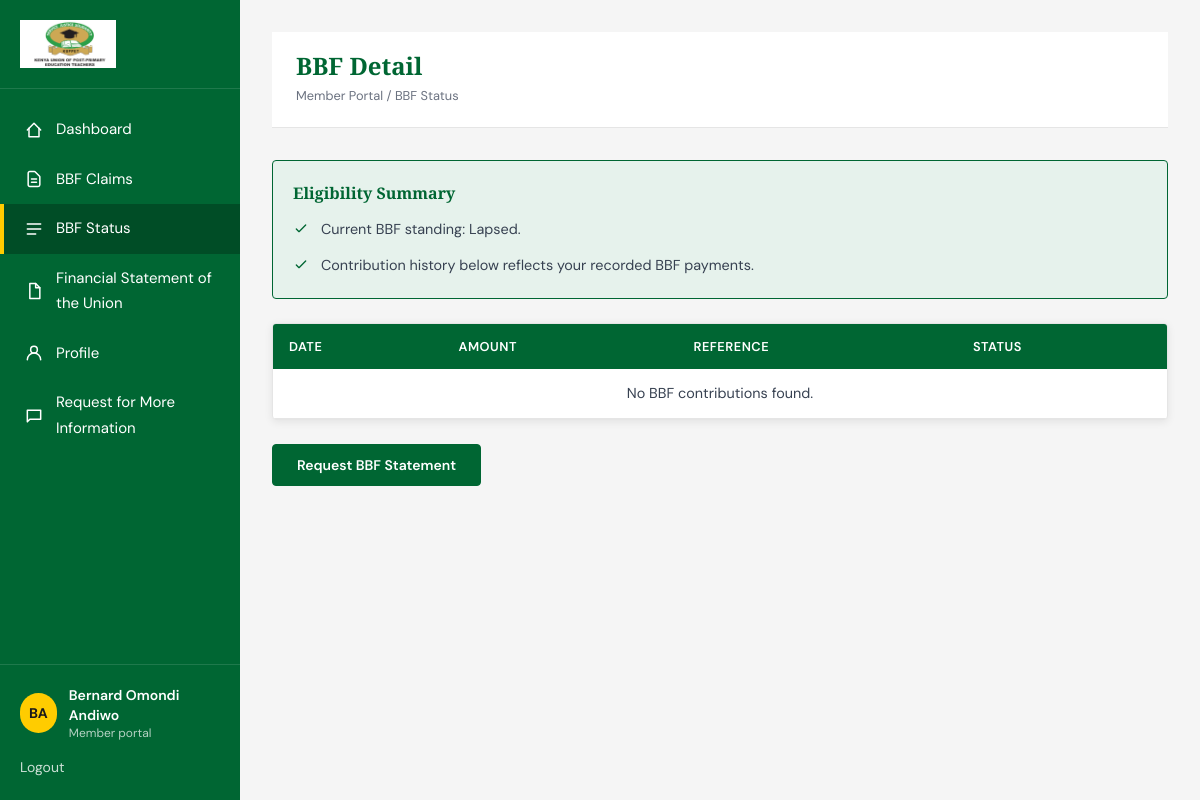
The page /dashboard/bbf-status/ (signed in) on the database its author committed.
### accounts/models.py (models this page shows, shortened)
class CustomUser(AbstractUser):
    tsc_number = models.CharField(max_length=50, unique=True)
    email = models.EmailField(_('email address'), unique=True, null=True, blank=True)
    phone_number = models.CharField(max_length=20, blank=True)
    sub_county = models.CharField(max_length=100, blank=True)
    school = models.CharField(max_length=150, blank=True)
    APPROVAL_STATUS_CHOICES = [
        ('PENDING', _('Pending Approval')),
        ('APPROVED', _('Approved')),
        ('REJECTED', _('Rejected')),
    ]
    approval_status = models.CharField(max_length=10, choices=APPROVAL_STATUS_CHOICES, default='PENDING')
    approval_date = models.DateTimeField(null=True, blank=True)
    approved_by = models.ForeignKey(
        'self',
        on_delete=models.SET_NULL,
        null=True,
        blank=True,
        related_name='approved_users'
    )
    totp_secret = models.CharField(max_length=16, blank=True)
    totp_enabled = models.BooleanField(default=False)
    is_subcounty_rep = models.BooleanField(default=False)
    is_county_rep = models.BooleanField(default=False)
    username = None
    USERNAME_FIELD = 'tsc_number' # Use TSC number for login
    REQUIRED_FIELDS = ['email']
    objects = CustomUserManager()

### dashboard/views.py (the view)
# urls.py: path('bbf-status/', views.BBFStatusView.as_view(), name='bbf_status'),
class BBFStatusView(LoginRequiredMixin, TemplateView):
    template_name = "dashboard/bbf_status.html"
    login_url = reverse_lazy("login")
    def get_context_data(self, **kwargs):
        context = super().get_context_data(**kwargs)
        user = self.request.user
        contributions = BBFContribution.objects.filter(user=user).order_by("-contribution_date")
        total_contributed = sum(contribution.amount for contribution in contributions)
        context["contributions"] = contributions
        context["bbf_status"] = get_bbf_status(total_contributed)
        return context

### dashboard/views.py (called while the page is built)
def get_bbf_status(total_contributed):
    if total_contributed >= 5000:
        return "Good Standing"
    if total_contributed > 0:
        return "Pending Arrears"
    return "Lapsed"

### templates/dashboard/bbf_status.html (shortened to what this page needs)
{% extends 'dashboard/base_dashboard.html' %}
{% block dashboard_title %}BBF Detail{% endblock %}
{% block dashboard_breadcrumb %}Member Portal / BBF Status{% endblock %}
{% block dashboard_content %}
<div class="space-y-6">
    <section class="eligibility-panel">
        <h2>Eligibility Summary</h2>
        <ul class="eligibility-list">
            <li>
                <svg fill="none" stroke="currentColor" viewBox="0 0 24 24" aria-hidden="true">
                    <path stroke-linecap="round" stroke-linejoin="round" stroke-width="2" d="M5 12l4 4L19 6"></path>
                </svg>
                <span>Current BBF standing: {{ bbf_status }}.</span>
            </li>
            <li>
                <svg fill="none" stroke="currentColor" viewBox="0 0 24 24" aria-hidden="true">
                    <path stroke-linecap="round" stroke-linejoin="round" stroke-width="2" d="M5 12l4 4L19 6"></path>
                </svg>
                <span>Contribution history below reflects your recorded BBF payments.</span>
            </li>
        </ul>
    </section>
    <div class="table-shell">
        <table class="data-table">
            <thead>
                <tr>
                    <th>Date</th>
                    <th>Amount</th>
                    <th>Reference</th>
                    <th>Status</th>
                </tr>
            </thead>
            <tbody>
                {% for contribution in contributions %}
                    <tr>
                        <td>{{ contribution.contribution_date|date:"M d, Y" }}</td>
                        <td>KES {{ contribution.amount }}</td>
                        <td>{{ contribution.reference }}</td>
                        <td>
                            <span class="status-badge {% if contribution.status|lower == 'paid' %}status-badge--good{% else %}status-badge--pending{% endif %}">
                                {{ contribution.status }}
                            </span>
                        </td>
                    </tr>
                {% empty %}
                    <tr>
                        <td colspan="4" class="text-center text-[var(--gray-500)]">No BBF contributions found.</td>
                    </tr>
                {% endfor %}
            </tbody>
        </table>
    </div>
    <a href="{% url 'support' %}" class="btn btn-primary">Request BBF Statement</a>
</div>
{% endblock %}

### templates/dashboard/base_dashboard.html (shortened to what this page needs)
{% extends 'base.html' %}
{% load static %}
{% block body_class %}dashboard-body{% endblock %}
{% block site_shell %}
<div class="dashboard-shell">
    <aside class="dashboard-sidebar" id="dashboard-sidebar">
        <div class="dashboard-sidebar__logo">
            <a href="{% url 'dashboard' %}">
                <img src="{% static 'images/kuppet.png' %}" alt="KUPPET Siaya Branch logo">
            </a>
        </div>
        <nav class="dashboard-nav" aria-label="Dashboard navigation">
            <a href="{% url 'dashboard' %}" class="dashboard-nav-link {% if request.resolver_match.url_name == 'dashboard' %}is-active{% endif %}">
                <svg class="dashboard-nav-icon" fill="none" stroke="currentColor" viewBox="0 0 24 24" aria-hidden="true">
                    <path stroke-linecap="round" stroke-linejoin="round" stroke-width="1.8" d="M4 12l8-8 8 8"></path>
                    <path stroke-linecap="round" stroke-linejoin="round" stroke-width="1.8" d="M6 10v10h12V10"></path>
                </svg>
                <span class="dashboard-nav-label">Dashboard</span>
            </a>
            <a href="{% url 'bbf_claims' %}" class="dashboard-nav-link ">
                <svg class="dashboard-nav-icon" fill="none" stroke="currentColor" viewBox="0 0 24 24" aria-hidden="true">
                    <path stroke-linecap="round" stroke-linejoin="round" stroke-width="1.8" d="M9 12h6m-6 4h6m2 5H7a2 2 0 01-2-2V5a2 2 0 012-2h5.586a1 1 0 01.707.293l5.414 5.414a1 1 0 01.293.707V19a2 2 0 01-2 2z"></path>
                </svg>
                <span class="dashboard-nav-label">BBF Claims</span>
            </a>
            <a href="{% url 'bbf_status' %}" class="dashboard-nav-link {% if request.resolver_match.url_name == 'bbf_status' %}is-active{% endif %}">
                <svg class="dashboard-nav-icon" fill="none" stroke="currentColor" viewBox="0 0 24 24" aria-hidden="true">
                    <path stroke-linecap="round" stroke-linejoin="round" stroke-width="1.8" d="M4 6h16M4 12h16M4 18h10"></path>
                </svg>
                <span class="dashboard-nav-label">BBF Status</span>
            </a>
            <a href="{% url 'financials' %}" class="dashboard-nav-link {% if request.resolver_match.url_name == 'financials' %}is-active{% endif %}">
                <svg class="dashboard-nav-icon" fill="none" stroke="currentColor" viewBox="0 0 24 24" aria-hidden="true">
                    <path stroke-linecap="round" stroke-linejoin="round" stroke-width="1.8" d="M7 3h7l5 5v13H7z"></path>
                    <path stroke-linecap="round" stroke-linejoin="round" stroke-width="1.8" d="M14 3v5h5"></path>
                </svg>
                <span class="dashboard-nav-label">Financial Statement of the Union</span>
            </a>
            <a href="{% url 'profile' %}" class="dashboard-nav-link {% if request.resolver_match.url_name == 'profile' %}is-active{% endif %}">
                <span class="dashboard-nav-label">Profile</span>
            </a>
            <a href="{% url 'support' %}" class="dashboard-nav-link {% if request.resolver_match.url_name == 'support' %}is-active{% endif %}">
                <svg class="dashboard-nav-icon" fill="none" stroke="currentColor" viewBox="0 0 24 24" aria-hidden="true">
                    <path stroke-linecap="round" stroke-linejoin="round" stroke-width="1.8" d="M4 5h16v11H7l-3 3V5z"></path>
                </svg>
                <span class="dashboard-nav-label">Request for More Information</span>
            </a>
        </nav>
        <div class="dashboard-sidebar__footer">
            <div class="mb-3 flex items-center gap-3">
                <span class="avatar-badge">{{ user.first_name|default:user.tsc_number|slice:":1" }}{{ user.last_name|slice:":1" }}</span>
                <div class="dashboard-sidebar__footer-text">
                    <p class="text-sm font-semibold">{{ user.get_full_name|default:user.tsc_number }}</p>
                    <p class="text-xs text-white/70">Member portal</p>
                </div>
            </div>
            <a href="{% url 'logout' %}" class="text-sm text-white/80 hover:text-white hover:underline">Logout</a>
        </div>
    </aside>
    <main class="dashboard-main">
        <div class="dashboard-main__inner">
            <div class="dashboard-heading-bar">
                <div class="flex items-start gap-4">
                    <div>
                        <h1>{% block dashboard_title %}Member Dashboard{% endblock %}</h1>
                        <p class="dashboard-breadcrumb">{% block dashboard_breadcrumb %}Member Portal{% endblock %}</p>
                    </div>
                </div>
            </div>
            {% block dashboard_content %}{% endblock %}
        </div>
    </main>
</div>
{% endblock %}

### rows shown on the page
CustomUser: first_name "B", last_name "A", get_full_name "Bernard Omondi Andiwo"

### other values the page prints
{{ bbf_status }} "Lapsed"
